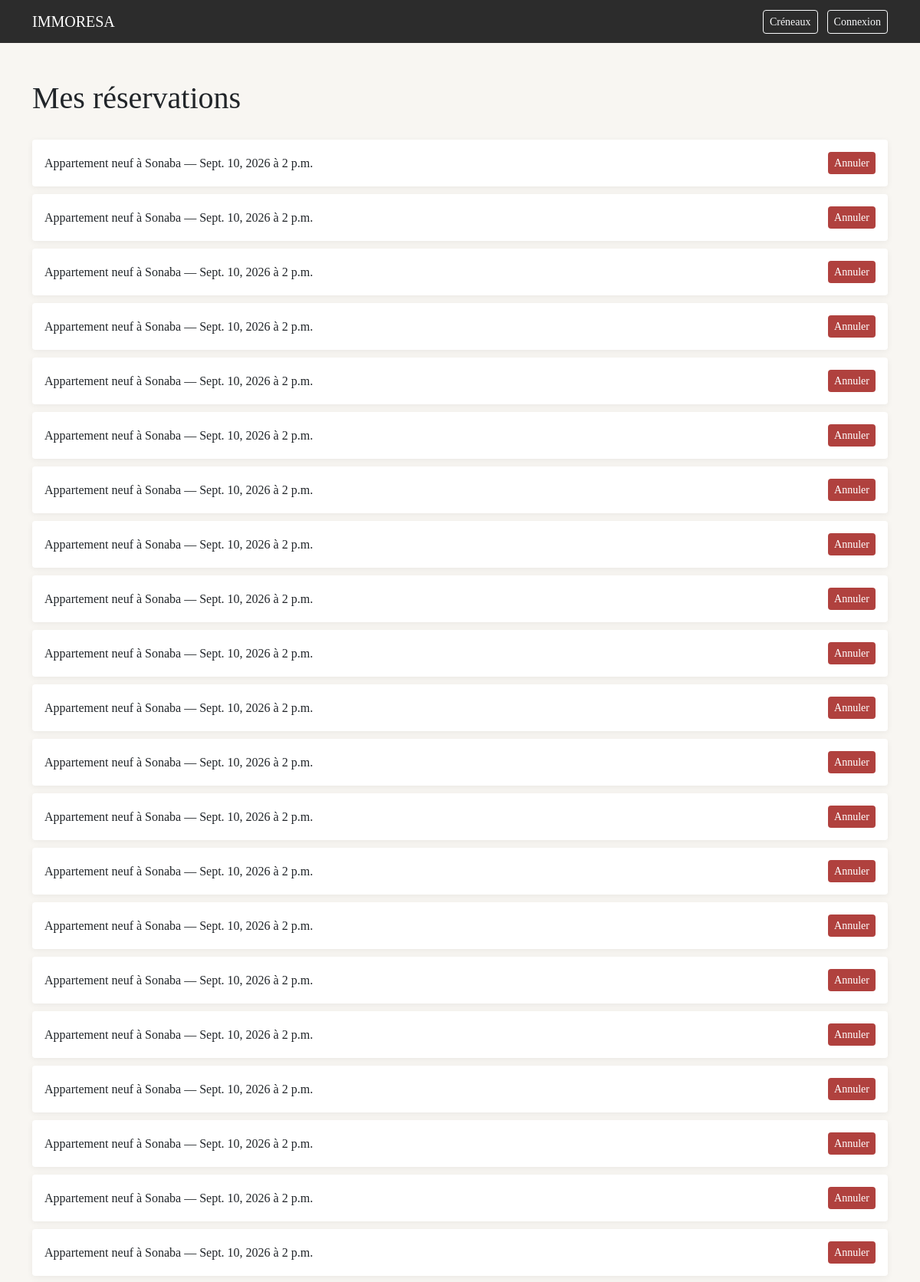
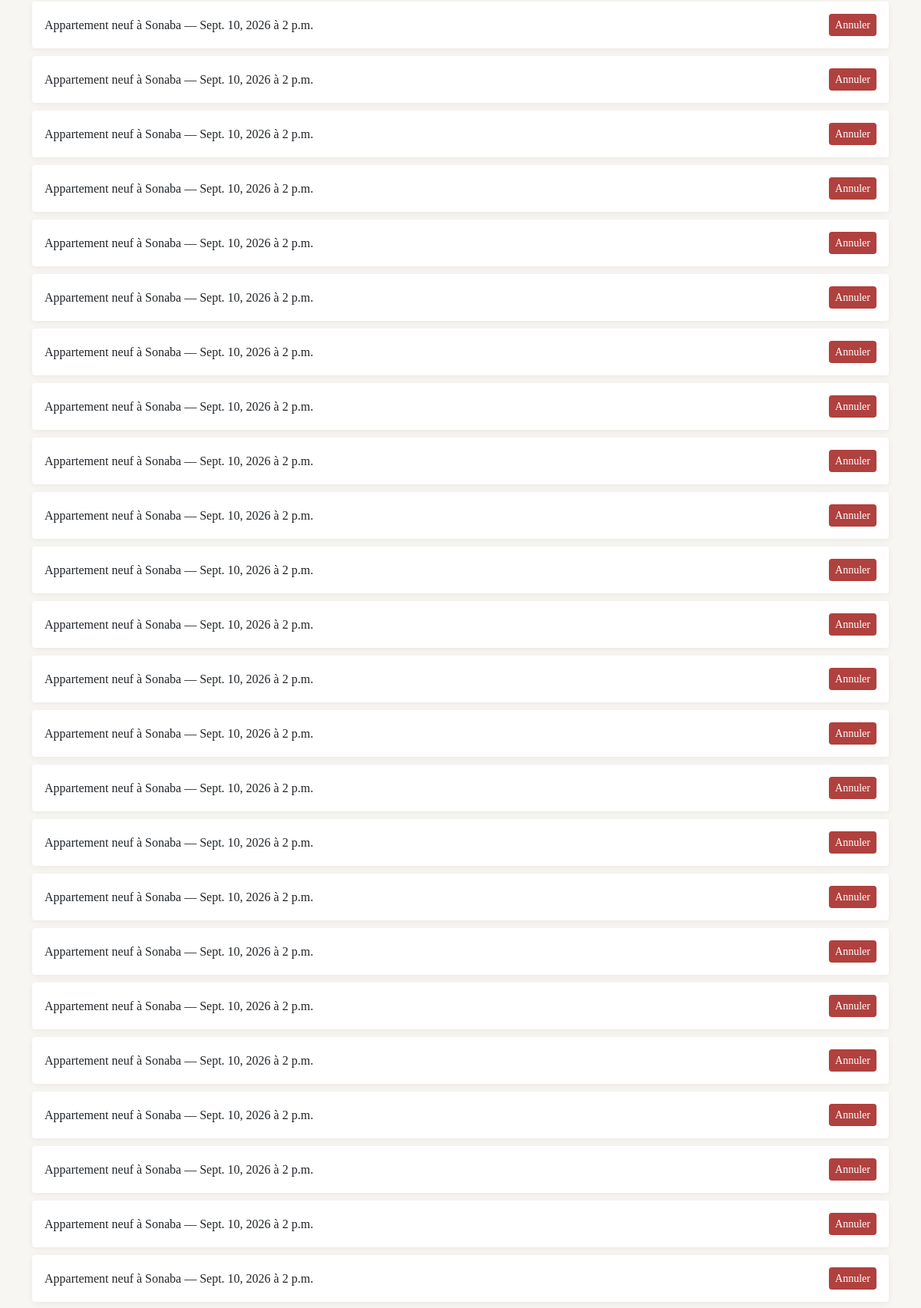
Page /reservations/mes-reservations/ (signed in, upper part) on the committed database (2 pictures, top to bottom).
### reservations/models.py (models this page shows, shortened)
class Reservation(models.Model):
    creneau = models.ForeignKey(Creneau, on_delete=models.CASCADE)
    utilisateur = models.ForeignKey(User, on_delete=models.CASCADE)
    date_reservation = models.DateTimeField(auto_now_add=True)

class Creneau(models.Model):
    bien = models.ForeignKey(Bien, on_delete=models.CASCADE)
    date = models.DateField()
    heure = models.TimeField()

### biens/models.py (models this page shows, shortened)
class Bien(models.Model):
    titre = models.CharField(max_length=200)
    description = models.TextField()
    ville = models.CharField(max_length=100)
    adresse = models.CharField(max_length=255)
    prix = models.DecimalField(max_digits=12, decimal_places=2)
    surface = models.DecimalField(max_digits=8, decimal_places=2)
    disponible = models.BooleanField(default=True)
    image = models.ImageField(upload_to='biens/', blank=True, null=True)

### reservations/views.py (the view)
@login_required
def mes_reservations(request):
    reservations = Reservation.objects.filter(utilisateur=request.user)
    return render(request, 'reservations/mes_reservations.html', {'reservations': reservations})

### templates/reservations/mes_reservations.html (shortened to what this page needs)
{% load static %}
<!DOCTYPE html>
<html lang="fr">
<head>
    <link href="https://cdn.jsdelivr.net/npm/bootstrap@5.3.3/dist/css/bootstrap.min.css" rel="stylesheet">
</head>
<body>
<nav class="navbar navbar-dark">
  <div class="container">
    <a class="navbar-brand" href="/">IMMORESA</a>
    <div>
      <a href="/reservations/" class="btn btn-outline-light btn-sm me-2">Créneaux</a>
      <a href="/comptes/connexion/" class="btn btn-outline-light btn-sm">Connexion</a>
    </div>
  </div>
</nav>
<div class="container mt-5">
    <h1>Mes réservations</h1>
    <ul class="list-group">
        {% for reservation in reservations %}
        <li class="list-group-item d-flex justify-content-between align-items-center p-3">
            <span>{{ reservation.creneau.bien.titre }} — {{ reservation.creneau.date }} à {{ reservation.creneau.heure }}</span>
            <a href="/reservations/annuler/{{ reservation.id }}/" class="btn btn-danger btn-sm">Annuler</a>
        </li>
        {% empty %}
        <p>Vous n'avez aucune réservation.</p>
        {% endfor %}
    </ul>
</div>
</body>
</html>

### templates/reservations/mes_reservations.html (style rules this page uses)
body { background-color: #f8f6f2; font-family: Georgia, serif; }
.navbar { background-color: #2c2c2c !important; }
.btn-danger { background-color: #b0413e; border: none; }
h1 { font-weight: 300; margin-bottom: 30px; }
.list-group-item { border: none; box-shadow: 0 2px 8px rgba(0,0,0,0.06); margin-bottom: 10px; border-radius: 4px !important; }

### rows in the picture
Reservation: creneau.bien.titre "Appartement neuf à Sonaba", creneau "Sept. 10, 2026", creneau.heure "2 p.m."
Reservation: creneau.bien.titre "Appartement neuf à Sonaba", creneau "Sept. 10, 2026", creneau.heure "2 p.m."
Reservation: creneau.bien.titre "Appartement neuf à Sonaba", creneau "Sept. 10, 2026", creneau.heure "2 p.m."
Reservation: creneau.bien.titre "Appartement neuf à Sonaba", creneau "Sept. 10, 2026", creneau.heure "2 p.m."
Reservation: creneau.bien.titre "Appartement neuf à Sonaba", creneau "Sept. 10, 2026", creneau.heure "2 p.m."
Reservation: creneau.bien.titre "Appartement neuf à Sonaba", creneau "Sept. 10, 2026", creneau.heure "2 p.m."
Reservation: creneau.bien.titre "Appartement neuf à Sonaba", creneau "Sept. 10, 2026", creneau.heure "2 p.m."
Reservation: creneau.bien.titre "Appartement neuf à Sonaba", creneau "Sept. 10, 2026", creneau.heure "2 p.m."
Reservation: creneau.bien.titre "Appartement neuf à Sonaba", creneau "Sept. 10, 2026", creneau.heure "2 p.m."
Reservation: creneau.bien.titre "Appartement neuf à Sonaba", creneau "Sept. 10, 2026", creneau.heure "2 p.m."
Reservation: creneau.bien.titre "Appartement neuf à Sonaba", creneau "Sept. 10, 2026", creneau.heure "2 p.m."
Reservation: creneau.bien.titre "Appartement neuf à Sonaba", creneau "Sept. 10, 2026", creneau.heure "2 p.m."
Reservation: creneau.bien.titre "Appartement neuf à Sonaba", creneau "Sept. 10, 2026", creneau.heure "2 p.m."
Reservation: creneau.bien.titre "Appartement neuf à Sonaba", creneau "Sept. 10, 2026", creneau.heure "2 p.m."
Reservation: creneau.bien.titre "Appartement neuf à Sonaba", creneau "Sept. 10, 2026", creneau.heure "2 p.m."
Reservation: creneau.bien.titre "Appartement neuf à Sonaba", creneau "Sept. 10, 2026", creneau.heure "2 p.m."
Reservation: creneau.bien.titre "Appartement neuf à Sonaba", creneau "Sept. 10, 2026", creneau.heure "2 p.m."
Reservation: creneau.bien.titre "Appartement neuf à Sonaba", creneau "Sept. 10, 2026", creneau.heure "2 p.m."
Reservation: creneau.bien.titre "Appartement neuf à Sonaba", creneau "Sept. 10, 2026", creneau.heure "2 p.m."
Reservation: creneau.bien.titre "Appartement neuf à Sonaba", creneau "Sept. 10, 2026", creneau.heure "2 p.m."
Reservation: creneau.bien.titre "Appartement neuf à Sonaba", creneau "Sept. 10, 2026", creneau.heure "2 p.m."
Reservation: creneau.bien.titre "Appartement neuf à Sonaba", creneau "Sept. 10, 2026", creneau.heure "2 p.m."
Reservation: creneau.bien.titre "Appartement neuf à Sonaba", creneau "Sept. 10, 2026", creneau.heure "2 p.m."
Reservation: creneau.bien.titre "Appartement neuf à Sonaba", creneau "Sept. 10, 2026", creneau.heure "2 p.m."
Reservation: creneau.bien.titre "Appartement neuf à Sonaba", creneau "Sept. 10, 2026", creneau.heure "2 p.m."
Reservation: creneau.bien.titre "Appartement neuf à Sonaba", creneau "Sept. 10, 2026", creneau.heure "2 p.m."
Reservation: creneau.bien.titre "Appartement neuf à Sonaba", creneau "Sept. 10, 2026", creneau.heure "2 p.m."
Reservation: creneau.bien.titre "Appartement neuf à Sonaba", creneau "Sept. 10, 2026", creneau.heure "2 p.m."
Reservation: creneau.bien.titre "Appartement neuf à Sonaba", creneau "Sept. 10, 2026", creneau.heure "2 p.m."
Reservation: creneau.bien.titre "Appartement neuf à Sonaba", creneau "Sept. 10, 2026", creneau.heure "2 p.m."
Reservation: creneau.bien.titre "Appartement neuf à Sonaba", creneau "Sept. 10, 2026", creneau.heure "2 p.m."
Reservation: creneau.bien.titre "Appartement neuf à Sonaba", creneau "Sept. 10, 2026", creneau.heure "2 p.m."
Reservation: creneau.bien.titre "Appartement neuf à Sonaba", creneau "Sept. 10, 2026", creneau.heure "2 p.m."
Reservation: creneau.bien.titre "Appartement neuf à Sonaba", creneau "Sept. 10, 2026", creneau.heure "2 p.m."
Reservation: creneau.bien.titre "Appartement neuf à Sonaba", creneau "Sept. 10, 2026", creneau.heure "2 p.m."
Reservation: creneau.bien.titre "Appartement neuf à Sonaba", creneau "Sept. 10, 2026", creneau.heure "2 p.m."
Reservation: creneau.bien.titre "Appartement neuf à Sonaba", creneau "Sept. 10, 2026", creneau.heure "2 p.m."
Reservation: creneau.bien.titre "Appartement neuf à Sonaba", creneau "Sept. 10, 2026", creneau.heure "2 p.m."
Reservation: creneau.bien.titre "Appartement neuf à Sonaba", creneau "Sept. 10, 2026", creneau.heure "2 p.m."
Reservation: creneau.bien.titre "Appartement neuf à Sonaba", creneau "Sept. 10, 2026", creneau.heure "2 p.m."
Reservation: creneau.bien.titre "Appartement neuf à Sonaba", creneau "Sept. 10, 2026", creneau.heure "2 p.m."
Reservation: creneau.bien.titre "Appartement neuf à Sonaba", creneau "Sept. 10, 2026", creneau.heure "2 p.m."
Reservation: creneau.bien.titre "Appartement neuf à Sonaba", creneau "Sept. 10, 2026", creneau.heure "2 p.m."
Reservation: creneau.bien.titre "Appartement neuf à Sonaba", creneau "Sept. 10, 2026", creneau.heure "2 p.m."
Reservation: creneau.bien.titre "Appartement neuf à Sonaba", creneau "Sept. 10, 2026", creneau.heure "2 p.m."
